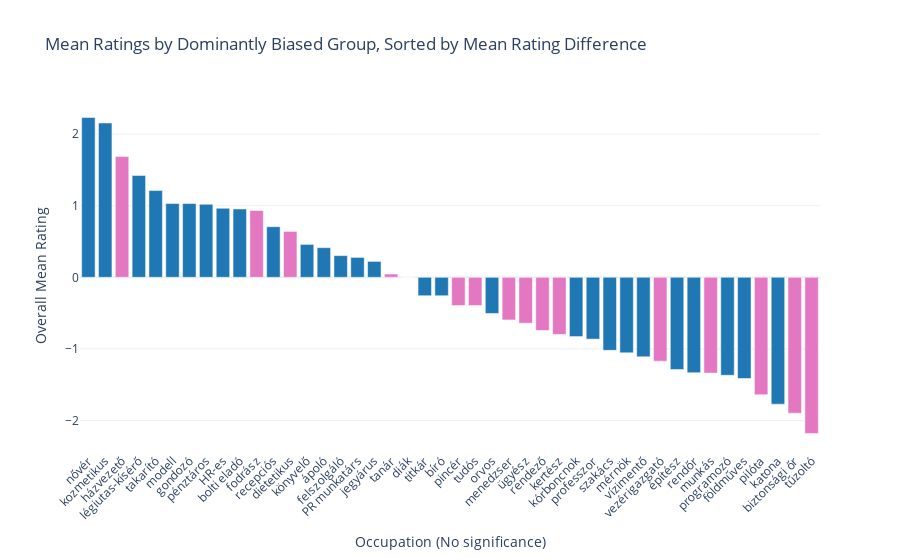

Write notebook code for a chart like this one.
### Code cell
# Color map for greater_bias_by
color_map = {
    'Men': '#1f77b4',
    'Women': '#e377c2',
    'Equal': '#7f7f7f'
}

# Plot
fig = go.Figure()
fig.add_trace(go.Bar(
    x=df_ttest_sorted['occupation'],
    y=df_ttest_sorted['overall_mean'],
    marker_color=df_ttest_sorted['bias_by'].map(color_map),
    customdata=df_ttest_sorted[['mean_difference', 'bias_by']],
    hovertemplate='Occupation: %{x}<br>Overall Mean: %{y:.2f}<br>Mean Diff: %{customdata[0]:.2f}<br>Greater Bias: %{customdata[1]}<extra></extra>'
))
# Layout
fig.update_layout(
    title='Mean Ratings by Dominantly Biased Group, Sorted by Mean Rating Difference',
    xaxis_title='Occupation (No significance)',
    yaxis_title='Overall Mean Rating',
    xaxis_tickangle=-45,
    template='plotly_white'
)

fig.show()

### Figure 1 — Plotly figure (JSON) as saved in the notebook; plotly's stock layout.template omitted (floating-point values rounded to 4 significant figures)
{"data": [{"customdata": [[0.6465, "Men"], [0.1313, "Men"], [0.2626, "Women"], [0.4848, "Men"], [0.2424, "Men"], [0.6061, "Men"], [0.6061, "Men"], [0.404, "Men"], [0.2929, "Men"], [0.09091, "Men"], [0.3131, "Women"], [0.1414, "Men"], [0.1717, "Women"], [0.1919, "Men"], [0.2828, "Men"], [0.06061, "Men"], [0.5556, "Men"], [0.4444, "Men"], [0.09091, "Women"], [0, "Equal"], [0.1515, "Men"], [0.1515, "Men"], [0.1212, "Women"], [0.1212, "Women"], [0.101, "Men"], [0.08081, "Women"], [0.1717, "Women"], [0.1515, "Women"], [0.0404, "Women"], [0.5657, "Men"], [0.2727, "Men"], [0.404, "Men"], [0.1111, "Men"], [0.2222, "Men"], [0.5657, "Women"], [0.7576, "Men"], [0.6667, "Men"], [0.2323, "Women"], [0.3737, "Men"], [0.2828, "Men"], [0.1717, "Women"], [0.4545, "Men"], [0.0202, "Women"], [0.3636, "Women"]], "hovertemplate": "Occupation: %{x}<br>Overall Mean: %{y:.2f}<br>Mean Diff: %{customdata[0]:.2f}<br>Greater Bias: %{customdata[1]}<extra></extra>", "marker": {"color": ["#1f77b4", "#1f77b4", "#e377c2", "#1f77b4", "#1f77b4", "#1f77b4", "#1f77b4", "#1f77b4", "#1f77b4", "#1f77b4", "#e377c2", "#1f77b4", "#e377c2", "#1f77b4", "#1f77b4", "#1f77b4", "#1f77b4", "#1f77b4", "#e377c2", "#7f7f7f", "#1f77b4", "#1f77b4", "#e377c2", "#e377c2", "#1f77b4", "#e377c2", "#e377c2", "#e377c2", "#e377c2", "#1f77b4", "#1f77b4", "#1f77b4", "#1f77b4", "#1f77b4", "#e377c2", "#1f77b4", "#1f77b4", "#e377c2", "#1f77b4", "#1f77b4", "#e377c2", "#1f77b4", "#e377c2", "#e377c2"]}, "type": "bar", "x": ["nővér", "kozmetikus", "házvezető", "légiutas-kísérő", "takarító", "modell", "gondozó", "pénztáros", "HR-es", "bolti eladó", "fodrász", "recepciós", "dietetikus", "könyvelő", "ápoló", "felszolgáló", "PR munkatárs", "jegyárus", "tanár", "diák", "titkár", "bíró", "pincér", "tudós", "orvos", "menedzser", "ügyész", "rendező", "kertész", "kórboncnok", "professzor", "szakács", "mérnök", "vízimentő", "vezérigazgató", "építész", "rendőr", "munkás", "programozó", "földműves", "pilóta", "katona", "biztonsági őr", "tűzoltó"], "y": [2.232, 2.157, 1.687, 1.424, 1.212, 1.03, 1.03, 1.02, 0.9646, 0.9545, 0.9343, 0.7071, 0.6414, 0.4596, 0.4141, 0.303, 0.2778, 0.2222, 0.04545, 0.0, -0.2576, -0.2576, -0.3939, -0.3939, -0.5051, -0.596, -0.6414, -0.7424, -0.798, -0.8283, -0.8636, -1.02, -1.056, -1.111, -1.172, -1.288, -1.333, -1.338, -1.369, -1.414, -1.641, -1.773, -1.899, -2.182]}], "layout": {"title": {"text": "Mean Ratings by Dominantly Biased Group, Sorted by Mean Rating Difference"}, "xaxis": {"tickangle": -45, "title": {"text": "Occupation (No significance)"}}, "yaxis": {"title": {"text": "Overall Mean Rating"}}}}
